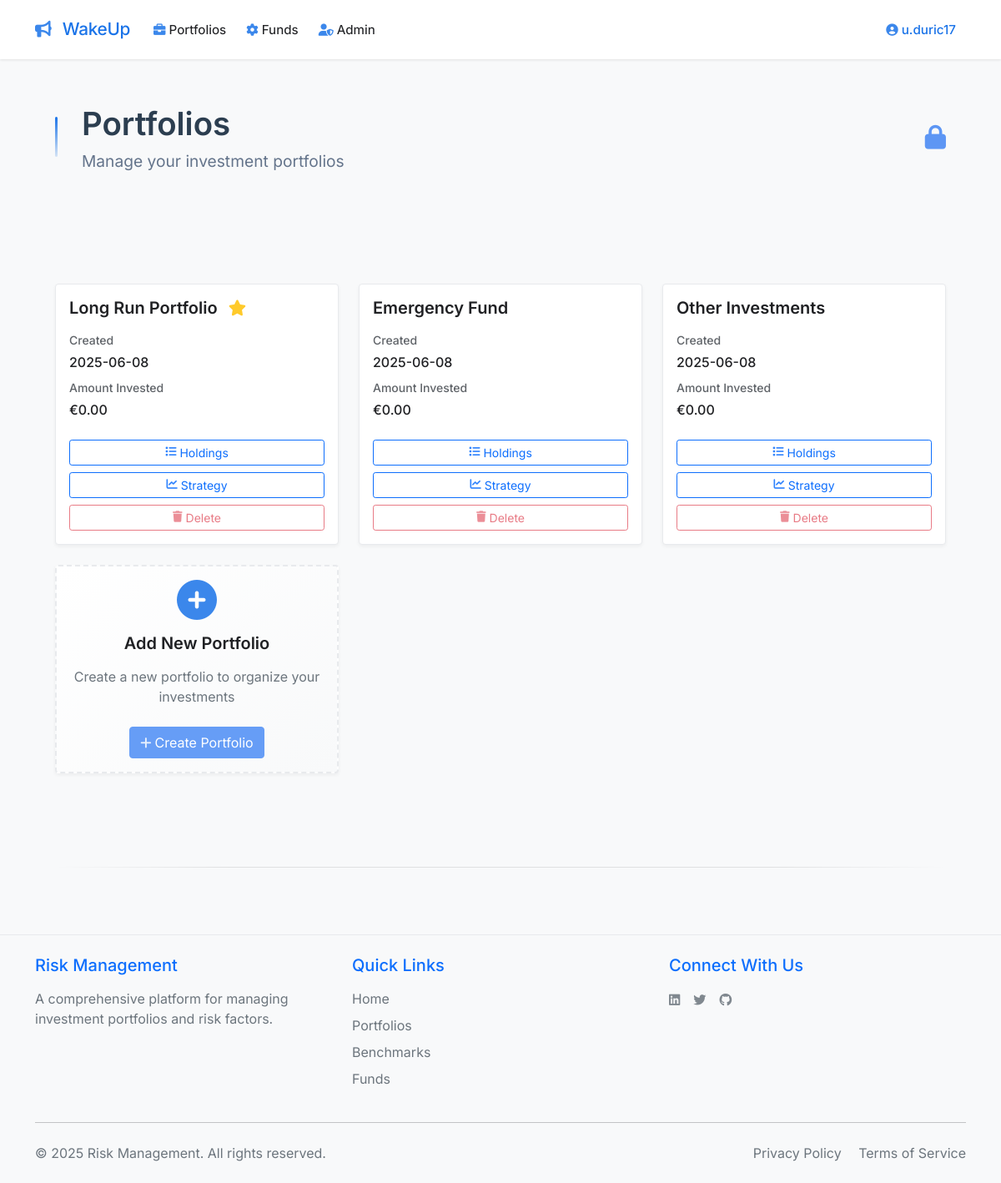
/portfolios (signed in), run on the app's committed database.
### app.py (models this page shows, shortened)
class User(UserMixin, db.Model):
    id = db.Column(db.Integer, primary_key=True)
    email = db.Column(db.String(120), unique=True, nullable=False)
    name = db.Column(db.String(80), nullable=False)
    password_hash = db.Column(db.String(128))
    user_type = db.Column(db.String(20), default='beginner')
    created_at = db.Column(db.DateTime, default=datetime.utcnow)
    portfolios = db.relationship('Portfolio', backref='user', lazy=True)
    benchmarks = db.relationship('Benchmark', back_populates='user', lazy=True)
    funds = db.relationship('Fund', back_populates='user', lazy=True)
    def is_admin(self):
        return self.user_type == 'admin'

class Portfolio(db.Model):
    __tablename__ = 'portfolio'
    id = db.Column(db.Integer, primary_key=True)
    portfolio_name = db.Column(db.String(40), nullable=False)
    user_id = db.Column(db.Integer, db.ForeignKey('user.id'), nullable=False)
    is_default = db.Column(db.Integer, nullable=False, default=0)
    paid_in = db.Column(db.Float, nullable=True, default=0.0)
    strategy_description = db.Column(db.String(500), nullable=True)
    created_at = db.Column(db.DateTime, nullable=True, default=datetime.utcnow)
    __table_args__ = (
        db.UniqueConstraint('user_id', 'portfolio_name', name='unique_user_portfolio'),
    )

### app.py (the view)
@app.route('/portfolios')
@login_required
def get_portfolios():
    portfolios = Portfolio.query.filter_by(user_id=current_user.id).order_by(Portfolio.is_default.desc(), Portfolio.portfolio_name).all()
    return render_template('portfolios.html', portfolios=portfolios)

### app.py (called while the page is built)
@app.after_request
def add_security_headers(response):
    response.headers['X-Content-Type-Options'] = 'nosniff'
    response.headers['X-Frame-Options'] = 'SAMEORIGIN'
    response.headers['X-XSS-Protection'] = '1; mode=block'
    response.headers['Strict-Transport-Security'] = 'max-age=31536000; includeSubDomains'
    return response

@login_manager.user_loader
def load_user(user_id):
    return User.query.get(int(user_id))

def login_required(f):
    @wraps(f)
    def decorated_function(*args, **kwargs):
        if not current_user.is_authenticated:
            return redirect(url_for('login'))
        return f(*args, **kwargs)
    return decorated_function

@app.context_processor
def inject_now():
    return {'now': datetime.utcnow()}

### templates/portfolios.html (shortened to what this page needs)
{% extends "base.html" %}
{% block content %}
<div class="container-fluid px-4">
    <div class="refined-header">
        <div class="accent-line"></div>
        <div class="header-content">
            <div class="title-stack">
                <h1 class="page-title">Portfolios</h1>
                <h2 class="portfolio-subtitle">
                    Manage your investment portfolios
                </h2>
            </div>
            <div >
                <i class="fas fa-lock portfolio-lock" id="portfolioLock" style="cursor: pointer; color: var(--secondary-color);" title="Click to unlock delete buttons"></i>
            </div>
        </div>
    </div>
    <div class="row g-4">
        {% for portfolio in portfolios %}
        <div class="col-md-6 col-lg-4">
            <div class="card h-100 portfolio-card">
                <div class="card-body">
                    <div class="d-flex justify-content-between align-items-start mb-3">
                        <h5 class="card-title mb-0">
                            {{ portfolio.portfolio_name }}
                            {% if portfolio.is_default %}
                            <i class="fas fa-star text-warning ms-2" title="Default Portfolio"></i>
                            {% endif %}
                        </h5>
                    </div>
                    <div class="portfolio-info mb-4">
                        <div class="info-item mb-2">
                            <span class="info-label">Created</span>
                            <span class="info-value">{{ portfolio.created_at.strftime('%Y-%m-%d') }}</span>
                        </div>
                        <div class="info-item">
                            <span class="info-label">Amount Invested</span>
                            <span class="info-value">€{{ "%.2f"|format(portfolio.paid_in|float) }}</span>
                        </div>
                    </div>
                    <div class="portfolio-actions">
                        <a href="{{ url_for('portfolio_holdings', id=portfolio.id) }}"
                           class="btn btn-outline-primary btn-sm w-100 mb-2">
                            <i class="fas fa-list me-1"></i>Holdings
                        </a>
                        <a href="{{ url_for('portfolio_strategy', id=portfolio.id) }}"
                           class="btn btn-outline-primary btn-sm w-100 mb-2">
                            <i class="fas fa-chart-line me-1"></i>Strategy
                        </a>
                        {% if not portfolio.is_default %}
                        <form action="{{ url_for('delete_portfolio', id=portfolio.id) }}" method="POST" class="delete-form">
                            <button type="submit" class="btn btn-outline-danger btn-sm w-100 delete-btn"
                                    onclick="return confirm('Are you sure you want to delete this portfolio?')" disabled>
                                <i class="fas fa-trash me-1"></i>Delete
                            </button>
                        </form>
                        {% else %}
                        <button class="btn btn-outline-danger btn-sm w-100" disabled
                                title="Cannot delete default portfolio">
                            <i class="fas fa-trash me-1"></i>Delete
                        </button>
                        {% endif %}
                    </div>
                </div>
            </div>
        </div>
        {% endfor %}
        <div class="col-md-6 col-lg-4">
            <div class="card h-100 portfolio-card new-portfolio-card">
                <div class="card-body d-flex flex-column align-items-center justify-content-center text-center">
                    <i class="fas fa-plus-circle mb-3" style="font-size: 3rem; color: var(--primary-color);"></i>
                    <h5 class="card-title mb-3">Add New Portfolio</h5>
                    <p class="text-muted mb-4">Create a new portfolio to organize your investments</p>
                    <a href="{{ url_for('new_portfolio') }}" class="btn btn-primary">
                        <i class="fas fa-plus me-1"></i>Create Portfolio
                    </a>
                </div>
            </div>
        </div>
    </div>
<div class="footer-separator">
    <div class="separator-line"></div>
</div>
</div>
{% endblock %}

### templates/base.html (shortened to what this page needs)
<!DOCTYPE html>
<html lang="en">
<head>
    <link href="https://cdn.jsdelivr.net/npm/bootstrap@5.1.3/dist/css/bootstrap.min.css" rel="stylesheet">
    <link href="https://cdnjs.cloudflare.com/ajax/libs/font-awesome/6.0.0/css/all.min.css" rel="stylesheet">
    <link href="{{ url_for('static', filename='css/style.css') }}" rel="stylesheet">
</head>
<body>
    <nav class="navbar navbar-expand-lg">
        <div class="container">
            <a class="navbar-brand" href="{{ url_for('total_portfolio') }}">
                <i class="fa-solid fa-bullhorn me-2"></i> WakeUp
            </a>
            <div class="collapse navbar-collapse" id="navbarNav">
                <ul class="navbar-nav me-auto">
                    {% if current_user.is_authenticated %}
                    <li class="nav-item dropdown">
                        <a class="nav-link dropdown-toggle" href="#" id="portfoliosDropdown" role="button" data-bs-toggle="dropdown">
                            <i class="fas fa-briefcase me-1"></i>Portfolios
                        </a>
                    </li>
                    <li class="nav-item dropdown">
                        <a class="nav-link dropdown-toggle" href="#" id="optionsDropdown" role="button" data-bs-toggle="dropdown">
                            <i class="fas fa-cog me-1"></i>Funds
                        </a>
                    </li>
                    {% if current_user.is_admin() %}
                    <li class="nav-item dropdown">
                        <a class="nav-link dropdown-toggle" href="#" id="adminDropdown" role="button" data-bs-toggle="dropdown">
                            <i class="fas fa-user-shield me-1"></i>Admin
                        </a>
                    </li>
                    {% endif %}
                    {% endif %}
                </ul>
                <ul class="navbar-nav ms-auto">
                    {% if current_user.is_authenticated %}
                    <li class="nav-item dropdown">
                        <a class="nav-link dropdown-toggle profile-link" href="#" id="profileDropdown" role="button" data-bs-toggle="dropdown">
                            <i class="fas fa-user-circle me-1"></i>{{ current_user.name }}
                        </a>
                    </li>
                    {% endif %}
                </ul>
            </div>
        </div>
    </nav>
    <div class="main-content">
        <div class="container mt-4 pb-5">
            {% block content %}{% endblock %}
        </div>
    </div>
    <footer class="footer mt-auto py-4 bg-light">
        <div class="container">
            <div class="row">
                <div class="col-md-4 mb-3 mb-md-0">
                    <h5 class="text-primary mb-3">Risk Management</h5>
                    <p class="text-muted mb-0">A comprehensive platform for managing investment portfolios and risk factors.</p>
                </div>
                <div class="col-md-4 mb-3 mb-md-0">
                    <h5 class="text-primary mb-3">Quick Links</h5>
                    <ul class="list-unstyled">
                        <li class="mb-2"><a href="{{ url_for('home') }}" class="text-decoration-none text-muted">Home</a></li>
                        <li class="mb-2"><a href="{{ url_for('get_portfolios') }}" class="text-decoration-none text-muted">Portfolios</a></li>
                        <li class="mb-2"><a href="{{ url_for('get_benchmarks') }}" class="text-decoration-none text-muted">Benchmarks</a></li>
                        <li class="mb-2"><a href="{{ url_for('get_funds') }}" class="text-decoration-none text-muted">Funds</a></li>
                    </ul>
                </div>
                <div class="col-md-4">
                    <h5 class="text-primary mb-3">Connect With Us</h5>
                    <div class="d-flex gap-3">
                        <a href="#" class="text-muted text-decoration-none" title="LinkedIn">
                        </a>
                        <a href="#" class="text-muted text-decoration-none" title="Twitter">
                        </a>
                        <a href="#" class="text-muted text-decoration-none" title="GitHub">
                        </a>
                    </div>
                </div>
            </div>
            <hr class="my-4">
            <div class="row align-items-center">
                <div class="col-md-6 text-center text-md-start">
                    <p class="text-muted mb-0">&copy; {{ now.year }} Risk Management. All rights reserved.</p>
                </div>
                <div class="col-md-6 text-center text-md-end">
                    <a href="{{ url_for('privacy_policy') }}" class="text-muted text-decoration-none me-3">Privacy Policy</a>
                    <a href="#" class="text-muted text-decoration-none">Terms of Service</a>
                </div>
            </div>
        </div>
    </footer>
</body>
</html>

### static/css/style.css (style rules this page uses)
:root { --primary-color: #1a73e8; --secondary-color: #4285f4; --accent-color: #669df6; --text-color: #202124; --text-muted: #5f6368; --light-bg: #f8f9fa; --border-color: #e8eaed; --white: #ffffff; --icon-color: #1a73e8; --google-blue: #4285F4; --google-red: #EA4335; --google-yellow: #FBBC05; --google-green: #34A853; }
body { font-family: 'Inter', sans-serif; color: var(--text-color); background-color: var(--light-bg); min-height: 100vh; display: flex; flex-direction: column; }
.fas, .far, .fab, .fa-solid { opacity: 0.85; font-size: 0.95em; }
.main-content { flex: 1 0 auto; min-height: 15cm; }
.navbar { background: var(--white); padding: 1rem 0; box-shadow: 0 1px 3px rgba(0, 0, 0, 0.1); min-height: 64px; }
.navbar-brand { font-weight: 500; color: var(--primary-color) !important; font-size: 1.3rem; padding: 0.5rem 0; line-height: 1; letter-spacing: -0.3px; position: relative; }
.navbar-brand::after { content: ''; position: absolute; left: 0; bottom: 0; width: 100%; height: 2px; background: linear-gradient(90deg, var(--primary-color), transparent); transform: scaleX(0); opacity: 0; transition: all 0.3s ease; transform-origin: left; }
.nav-link { color: var(--text-color) !important; font-size: 0.95rem; padding: 0.75rem 0.75rem !important; transition: color 0.2s ease; line-height: 1; position: relative; font-weight: 450; }
.nav-link::after { content: ''; position: absolute; left: 0; bottom: 0; width: 100%; height: 2px; background: linear-gradient(90deg, var(--primary-color), transparent); transform: scaleX(0); opacity: 0; transition: all 0.3s ease; transform-origin: center; }
.nav-link i { transition: all 0.2s ease; color: var(--primary-color); opacity: 0.85; }
.profile-link { color: var(--primary-color) !important; font-weight: 500; padding: 0.5rem 1rem; transition: all 0.2s ease; }
.profile-link i { color: var(--primary-color); margin-right: 0.5rem; transition: all 0.2s ease; }
.btn-primary { background-color: var(--accent-color); border-color: var(--accent-color); }
.footer { background-color: var(--light-bg); border-top: 1px solid var(--border-color); }
.refined-header { margin: 3.5rem 0 4rem; position: relative; padding-left: 2rem; opacity: 0; transition: opacity 1s ease-out; }
.refined-header.visible { opacity: 1; }
.accent-line { position: absolute; left: 0; top: 0.8rem; width: 3px; height: 3rem; background: linear-gradient(to bottom, var(--primary-color), rgba(74, 144, 226, 0.2)); border-radius: 3px; }
.header-content { display: flex; justify-content: space-between; align-items: center; }
.title-stack { display: flex; flex-direction: column; gap: 0.75rem; }
.page-title { font-size: 2.4rem; font-weight: 600; color: #2c3e50; margin: 0; line-height: 1.1; }
.portfolio-subtitle { font-size: 1.2rem; font-weight: 400; color: #64748b; margin: 0; line-height: 1.2; display: flex; align-items: center; gap: 0.75rem; }
.footer-separator { margin-top: 5rem; padding: 2rem 0; position: relative; width: 100%; }
.separator-line { height: 1px; width: 100%; background: linear-gradient( to right, rgba(0, 0, 0, 0), rgba(0, 0, 0, 0.1) 20%, rgba(0, 0, 0, 0.1) 80%, rgba(0, 0, 0, 0) ); }

### templates/portfolios.html (style rules this page uses)
.portfolio-card { border: 1px solid var(--border-color); box-shadow: 0 2px 4px rgba(0, 0, 0, 0.05); transition: transform 0.2s ease, box-shadow 0.2s ease; }
.card-title { font-size: 1.25rem; font-weight: 600; color: var(--text-color); }
.info-item { display: flex; flex-direction: column; gap: 0.25rem; }
.info-label { font-size: 0.875rem; color: var(--text-muted); font-weight: 500; }
.info-value { font-size: 1rem; color: var(--text-color); font-weight: 500; }
.portfolio-actions { margin-top: auto; }
.portfolio-actions .btn { text-align: center; justify-content: center; display: flex; align-items: center; }
.new-portfolio-card { border: 2px dashed var(--border-color); background: linear-gradient(135deg, #ffffff 0%, #f8f9fa 100%); }
.portfolio-lock { font-size: 1.8rem; transition: all 0.3s ease; }

### data on the page
User: name "u.duric17"
Portfolio: portfolio_name "Long Run Portfolio", is_default 1 (drawn), created_at "2025-06-08", paid_in "0.00"
Portfolio: portfolio_name "Emergency Fund", created_at "2025-06-08", paid_in "0.00"
Portfolio: portfolio_name "Other Investments", created_at "2025-06-08", paid_in "0.00"
